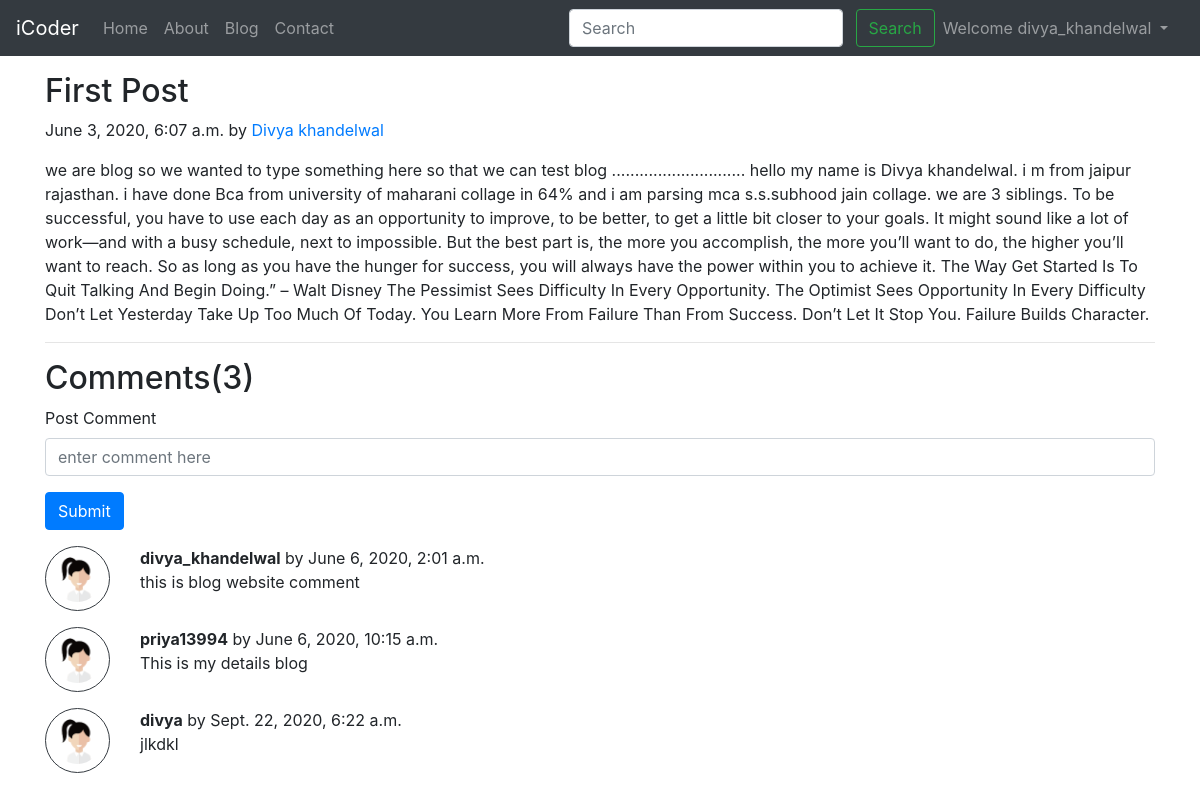
Page /blog/first-post (signed in) on the committed database.
### blog/models.py (models this page shows, shortened)
class Post(models.Model):
    sno = models.AutoField(primary_key=True)
    title = models.CharField("title", max_length=255)
    content = models.TextField("Content")
    auther = models.CharField("Author", max_length=30)
    slug = models.CharField( max_length=120)
    image = models.ImageField(default="")
    datetime =models.DateTimeField(blank=True)

class BlogComment(models.Model):
    sno = models.AutoField(primary_key=True)
    comment = models.TextField()
    user = models.ForeignKey(User,on_delete=models.CASCADE)
    post = models.ForeignKey(Post,on_delete=models.CASCADE)
    parent = models.ForeignKey('self',on_delete=models.CASCADE,null=True)
    timestamp = models.DateTimeField(default=now)

### blog/views.py (the view)
# urls.py: path("<str:slug>", views.blogPost, name="blogpost"),
def blogPost(request,slug):
    post= Post.objects.filter(slug=slug).first()
    comments = BlogComment.objects.filter(post=post)
    context={'post':post,'comments':comments,'user':request.user}
    return render(request,'blog/blogPost.html',context)

### templates/blog/blogPost.html (shortened to what this page needs)
{% extends 'basic.html'%}
{% block body%}
{% load static %}
<div class="container my-3">
        <h2 class="blog-post-title">{{post.title}}</h2>
        <p class="blog-post-meta"> {{post.datetime}} by <a href="/ax">{{post.auther}}</a></p>
        <p>{{post.content}}</p>
        <hr>
</div>
<div class="container">
        <h2> Comments({{ comments.count }})</h2>
     <div class="my-2">
         {% if user.is_authenticated  %}
             <form action="/blog/postComment" method="post">
              <div class="form-group">
                <label for="comment">Post Comment</label>
                <input type="text" class="form-control" id="comment" name="comment" placeholder="enter comment here">
              </div>
              <button type="submit" class="btn btn-primary" value="submit">Submit</button>
            </form>
         {% else %}
          <p> please login account to post a comment</p>
         {% endif %}
     </div>
        {% for comment in comments%}
        <div class="row my-3">
                <div class="col-md-1">
                    <img src="/static/img/user.png" class="rounded mx-auto d-block w-100 p-2 border border-dark rounded-circle" alt="user">
                </div>
                <div class="col-md-11"><b>{{comment.user.username}}</b> by {{comment.timestamp}}
                     <div>{{comment.comment}}</div>
                </div>
        </div>
        {% endfor %}
</div>
{% endblock body %}

### templates/basic.html (shortened to what this page needs)
<!doctype html>
<html lang="en">
  <head>
    <link rel="stylesheet" href="https://stackpath.bootstrapcdn.com/bootstrap/4.5.0/css/bootstrap.min.css">
  </head>
  <body>
<nav class="navbar navbar-expand-lg navbar-dark bg-dark">
  <a class="navbar-brand" href="/">iCoder</a>
  <div class="collapse navbar-collapse" id="navbarSupportedContent">
    <ul class="navbar-nav mr-auto">
      <li class="nav-item {% block homeactive %} {% endblock homeactive %}">
        <a class="nav-link" href="/">Home <span class="sr-only">(current)</span></a>
      </li>
      <li class="nav-item {% block aboutactive %} {% endblock aboutactive %}">
        <a class="nav-link" href="/ax">About</a>
      </li>
      <li class="nav-item {% block blogactive %} {% endblock blogactive %}">
        <a class="nav-link" href="/blog">Blog</a>
      </li>
      <li class="nav-item {% block contactactive %} {% endblock contactactive %}">
        <a class="nav-link" href="/contact">Contact</a>
      </li>
    </ul>
  <div class="ml-auto form-inline">
    <form method="get" action="/search" class=" my-2 my-lg-0">
      <input class="form-control mr-sm-2" type="search" placeholder="Search" aria-label="Search" name="query" id="query">
      <button class="btn btn-outline-success my-2 my-sm-0" type="submit">Search</button>
    </form>
  {%if user.is_authenticated %}
    <ul class="navbar-nav mr-2 ">
      <li class="nav-item dropdown">
        <a class="nav-link dropdown-toggle" href="#" id="navbarDropdown" role="button" data-toggle="dropdown" aria-haspopup="true" aria-expanded="false">
          Welcome {{request.user}}
        </a>
      </li>
    </ul>
  {% endif %}
  </div>
  </div>
</nav>
{% block body %} {% endblock body %}
  </body>
</html>

### rows in the picture
Post: title "First Post", datetime "June 3, 2020, 6:07 a.m.", auther "Divya khandelwal", content "we are blog so we wanted to type something here so that we can test blog ............................. hello my name is Divya khandelwal. i m from jaipur rajasthan. i have done Bca from university of maharani collage in 64% and i am parsing mca s.s.subhood jain collage. we are 3 siblings. To be successful, you have to use each day as an opportunity to improve, to be better, to get a little bit closer to your goals. It might sound like a lot of work—and with a busy schedule, next to impossible. But the best part is, the more you accomplish, the more you’ll want to do, the higher you’ll want to reach. So as long as you have the hunger for success, you will always have the power within you to…"
BlogComment: user.username "divya_khandelwal", timestamp "June 6, 2020, 2:01 a.m.", comment "this is blog website comment"
BlogComment: user.username "priya13994", timestamp "June 6, 2020, 10:15 a.m.", comment "This is my details blog"
BlogComment: user.username "divya", timestamp "Sept. 22, 2020, 6:22 a.m.", comment "jlkdkl"

### other values in the picture
{{ request.user }} "divya_khandelwal"
{{ comments.count }} "3"
